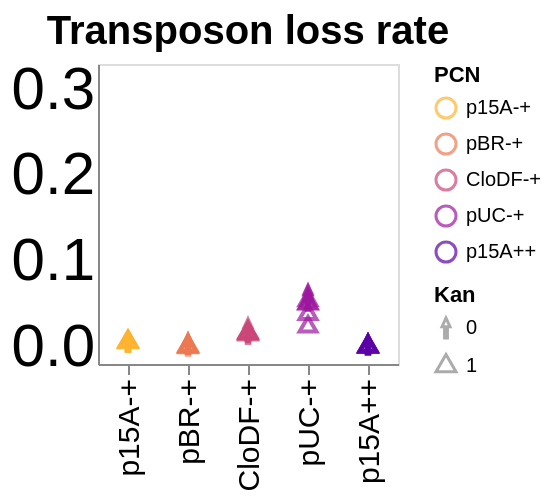

This figure's notebook cell:
### Code cell
# Transposon loss rate per generation

alt.Chart(combined_scatter_DF).mark_point(size=70).encode(
    alt.X("PCN", axis=alt.Axis(labelFontSize=15, titleFontSize=15, grid=False), title=None),
    alt.Y("rate_of_loss_log(transposon copy)", scale=alt.Scale(domain=[-0.02, 0.33]), axis=alt.Axis(labelFontSize=30, titleFontSize=15, ticks=False, grid=False), title=None),
    color=alt.Color('PCN', ).scale(scheme=colorScheme,reverse=True),
    shape=alt.Shape('Kan:O', scale=alt.Scale(range=['arrow', 'triangle']))
).properties(
    width=150,
    height=150
).configure_header(
    labelFontSize=20  # Adjust this value to change the subtitle size
).properties(
    title=alt.TitleParams(
        text='Transposon loss rate',
        fontSize=20,
        fontWeight='bold',
        # color='grey',
        anchor='middle'
    )
).interactive()

### Figure 1 — Vega-Lite specification as saved in the notebook (floating-point values rounded to 4 significant figures)
{"config": {"view": {"continuousWidth": 300, "continuousHeight": 300}, "header": {"labelFontSize": 20}}, "data": {"name": "data-4e3458a76183d149674ceccfc289feb3"}, "mark": {"type": "point", "size": 70}, "encoding": {"color": {"field": "PCN", "scale": {"scheme": "plasma", "reverse": true}, "sort": ["p15A-+", "pBR-+", "CloDF-+", "pUC-+", "p15A++"], "type": "ordinal"}, "shape": {"field": "Kan", "scale": {"range": ["arrow", "triangle"]}, "type": "ordinal"}, "x": {"axis": {"grid": false, "labelFontSize": 15, "titleFontSize": 15}, "field": "PCN", "sort": ["p15A-+", "pBR-+", "CloDF-+", "pUC-+", "p15A++"], "title": null, "type": "ordinal"}, "y": {"axis": {"grid": false, "labelFontSize": 30, "ticks": false, "titleFontSize": 15}, "field": "rate_of_loss_log(transposon copy)", "scale": {"domain": [-0.02, 0.33]}, "title": null, "type": "quantitative"}}, "height": 150, "params": [{"name": "param_1", "select": {"type": "interval", "encodings": ["x", "y"]}, "bind": "scales"}], "title": {"text": "Transposon loss rate", "anchor": "middle", "fontSize": 20, "fontWeight": "bold"}, "width": 150, "$schema": "https://vega.github.io/schema/vega-lite/v5.20.1.json", "datasets": {"data-4e3458a76183d149674ceccfc289feb3": [{"PCN": "p15A-+", "ExpRep": "1", "rate_of_loss_log(transposon copy)": 0.006289, "rate_of_loss_log(plasmid copy)": -0.005102, "rate_of_loss_log(T/P)": -0.008025, "Kan": 1}, {"PCN": "p15A-+", "ExpRep": "2", "rate_of_loss_log(transposon copy)": 0.005654, "rate_of_loss_log(plasmid copy)": -0.001638, "rate_of_loss_log(T/P)": -0.005797, "Kan": 1}, {"PCN": "p15A-+", "ExpRep": "3", "rate_of_loss_log(transposon copy)": 0.005716, "rate_of_loss_log(plasmid copy)": -0.001469, "rate_of_loss_log(T/P)": -0.003795, "Kan": 1}, {"PCN": "p15A-+", "ExpRep": "4", "rate_of_loss_log(transposon copy)": 0.005734, "rate_of_loss_log(plasmid copy)": -0.001952, "rate_of_loss_log(T/P)": -0.003283, "Kan": 1}, {"PCN": "p15A-+", "ExpRep": "5", "rate_of_loss_log(transposon copy)": 0.005035, "rate_of_loss_log(plasmid copy)": -0.002417, "rate_of_loss_log(T/P)": -0.002432, "Kan": 1}, {"PCN": "pBR-+", "ExpRep": "1", "rate_of_loss_log(transposon copy)": 0.0005438, "rate_of_loss_log(plasmid copy)": -0.001107, "rate_of_loss_log(T/P)": 0.001711, "Kan": 1}, {"PCN": "pBR-+", "ExpRep": "2", "rate_of_loss_log(transposon copy)": -0.0005329, "rate_of_loss_log(plasmid copy)": -0.002254, "rate_of_loss_log(T/P)": 0.001697, "Kan": 1}, {"PCN": "pBR-+", "ExpRep": "3", "rate_of_loss_log(transposon copy)": -0.0004653, "rate_of_loss_log(plasmid copy)": -0.001655, "rate_of_loss_log(T/P)": 0.001218, "Kan": 1}, {"PCN": "pBR-+", "ExpRep": "4", "rate_of_loss_log(transposon copy)": 0.0008343, "rate_of_loss_log(plasmid copy)": -0.0009261, "rate_of_loss_log(T/P)": 0.00182, "Kan": 1}, {"PCN": "pBR-+", "ExpRep": "5", "rate_of_loss_log(transposon copy)": 0.00144, "rate_of_loss_log(plasmid copy)": -0.0004953, "rate_of_loss_log(T/P)": 0.002024, "Kan": 1}, {"PCN": "CloDF-+", "ExpRep": "1", "rate_of_loss_log(transposon copy)": 0.01563, "rate_of_loss_log(plasmid copy)": 0.008621, "rate_of_loss_log(T/P)": 0.007591, "Kan": 1}, {"PCN": "CloDF-+", "ExpRep": "2", "rate_of_loss_log(transposon copy)": 0.01434, "rate_of_loss_log(plasmid copy)": 0.01106, "rate_of_loss_log(T/P)": 0.003773, "Kan": 1}, {"PCN": "CloDF-+", "ExpRep": "3", "rate_of_loss_log(transposon copy)": 0.01713, "rate_of_loss_log(plasmid copy)": 0.009048, "rate_of_loss_log(T/P)": 0.008728, "Kan": 1}, {"PCN": "CloDF-+", "ExpRep": "4", "rate_of_loss_log(transposon copy)": 0.01563, "rate_of_loss_log(plasmid copy)": 0.01202, "rate_of_loss_log(T/P)": 0.004306, "Kan": 1}, {"PCN": "CloDF-+", "ExpRep": "5", "rate_of_loss_log(transposon copy)": 0.01572, "rate_of_loss_log(plasmid copy)": 0.0141, "rate_of_loss_log(T/P)": 0.002376, "Kan": 1}, {"PCN": "pUC-+", "ExpRep": "1", "rate_of_loss_log(transposon copy)": 0.03824, "rate_of_loss_log(plasmid copy)": 0.01369, "rate_of_loss_log(T/P)": 0.03294, "Kan": 1}, {"PCN": "pUC-+", "ExpRep": "2", "rate_of_loss_log(transposon copy)": 0.0508, "rate_of_loss_log(plasmid copy)": -0.000161, "rate_of_loss_log(T/P)": 0.06345, "Kan": 1}, {"PCN": "pUC-+", "ExpRep": "3", "rate_of_loss_log(transposon copy)": 0.05028, "rate_of_loss_log(plasmid copy)": -0.002971, "rate_of_loss_log(T/P)": 0.04843, "Kan": 1}, {"PCN": "pUC-+", "ExpRep": "4", "rate_of_loss_log(transposon copy)": 0.02361, "rate_of_loss_log(plasmid copy)": 0.01338, "rate_of_loss_log(T/P)": 0.01058, "Kan": 1}, {"PCN": "pUC-+", "ExpRep": "5", "rate_of_loss_log(transposon copy)": 0.05409, "rate_of_loss_log(plasmid copy)": 0.009432, "rate_of_loss_log(T/P)": 0.03223, "Kan": 1}, {"PCN": "p15A++", "ExpRep": "1", "rate_of_loss_log(transposon copy)": -0.0003865, "rate_of_loss_log(plasmid copy)": -0.0004046, "rate_of_loss_log(T/P)": -0.0003226, "Kan": 1}, {"PCN": "p15A++", "ExpRep": "2", "rate_of_loss_log(transposon copy)": 0.0003412, "rate_of_loss_log(plasmid copy)": 0.002366, "rate_of_loss_log(T/P)": -0.0008668, "Kan": 1}, {"PCN": "p15A++", "ExpRep": "3", "rate_of_loss_log(transposon copy)": 0.0006971, "rate_of_loss_log(plasmid copy)": 0.005703, "rate_of_loss_log(T/P)": -0.003013, "Kan": 1}, {"PCN": "p15A++", "ExpRep": "4", "rate_of_loss_log(transposon copy)": 0.001114, "rate_of_loss_log(plasmid copy)": 0.007021, "rate_of_loss_log(T/P)": -0.003689, "Kan": 1}, {"PCN": "p15A++", "ExpRep": "5", "rate_of_loss_log(transposon copy)": 5.744e-05, "rate_of_loss_log(plasmid copy)": 0.003744, "rate_of_loss_log(T/P)": -0.00313, "Kan": 1}, {"PCN": "p15A-+", "ExpRep": "1", "rate_of_loss_log(transposon copy)": 0.005606, "rate_of_loss_log(plasmid copy)": 0.006861, "rate_of_loss_log(T/P)": -0.01261, "Kan": 0}, {"PCN": "p15A-+", "ExpRep": "2", "rate_of_loss_log(transposon copy)": 0.004895, "rate_of_loss_log(plasmid copy)": 0.001912, "rate_of_loss_log(T/P)": -0.002308, "Kan": 0}, {"PCN": "p15A-+", "ExpRep": "3", "rate_of_loss_log(transposon copy)": 0.00543, "rate_of_loss_log(plasmid copy)": 0.01445, "rate_of_loss_log(T/P)": -0.0209, "Kan": 0}, {"PCN": "p15A-+", "ExpRep": "4", "rate_of_loss_log(transposon copy)": 0.005604, "rate_of_loss_log(plasmid copy)": 0.005181, "rate_of_loss_log(T/P)": -0.006187, "Kan": 0}, {"PCN": "p15A-+", "ExpRep": "5", "rate_of_loss_log(transposon copy)": 0.005177, "rate_of_loss_log(plasmid copy)": 0.002968, "rate_of_loss_log(T/P)": -0.001383, "Kan": 0}, {"PCN": "pBR-+", "ExpRep": "1", "rate_of_loss_log(transposon copy)": 0.002731, "rate_of_loss_log(plasmid copy)": 0.00437, "rate_of_loss_log(T/P)": -0.001509, "Kan": 0}, {"PCN": "pBR-+", "ExpRep": "2", "rate_of_loss_log(transposon copy)": 0.0005467, "rate_of_loss_log(plasmid copy)": 0.002281, "rate_of_loss_log(T/P)": -0.001703, "Kan": 0}, {"PCN": "pBR-+", "ExpRep": "3", "rate_of_loss_log(transposon copy)": 0.004064, "rate_of_loss_log(plasmid copy)": 0.005659, "rate_of_loss_log(T/P)": -0.001409, "Kan": 0}, {"PCN": "pBR-+", "ExpRep": "4", "rate_of_loss_log(transposon copy)": 0.002796, "rate_of_loss_log(plasmid copy)": 0.003696, "rate_of_loss_log(T/P)": -0.0007781, "Kan": 0}, {"PCN": "pBR-+", "ExpRep": "5", "rate_of_loss_log(transposon copy)": 0.003297, "rate_of_loss_log(plasmid copy)": 0.004602, "rate_of_loss_log(T/P)": -0.001144, "Kan": 0}, {"PCN": "CloDF-+", "ExpRep": "1", "rate_of_loss_log(transposon copy)": 0.02183, "rate_of_loss_log(plasmid copy)": 0.02266, "rate_of_loss_log(T/P)": 0.0007768, "Kan": 0}, {"PCN": "CloDF-+", "ExpRep": "2", "rate_of_loss_log(transposon copy)": 0.01603, "rate_of_loss_log(plasmid copy)": 0.0191, "rate_of_loss_log(T/P)": -0.002092, "Kan": 0}, {"PCN": "CloDF-+", "ExpRep": "3", "rate_of_loss_log(transposon copy)": 0.01764, "rate_of_loss_log(plasmid copy)": 0.01992, "rate_of_loss_log(T/P)": -0.001245, "Kan": 0}, {"PCN": "CloDF-+", "ExpRep": "4", "rate_of_loss_log(transposon copy)": 0.01423, "rate_of_loss_log(plasmid copy)": 0.01443, "rate_of_loss_log(T/P)": 0.0008482, "Kan": 0}, {"PCN": "CloDF-+", "ExpRep": "5", "rate_of_loss_log(transposon copy)": 0.01701, "rate_of_loss_log(plasmid copy)": 0.01818, "rate_of_loss_log(T/P)": 0.0001884, "Kan": 0}, {"PCN": "pUC-+", "ExpRep": "1", "rate_of_loss_log(transposon copy)": 0.05341, "rate_of_loss_log(plasmid copy)": 0.03412, "rate_of_loss_log(T/P)": 0.02412, "Kan": 0}, {"PCN": "pUC-+", "ExpRep": "2", "rate_of_loss_log(transposon copy)": 0.05982, "rate_of_loss_log(plasmid copy)": 0.04598, "rate_of_loss_log(T/P)": 0.02123, "Kan": 0}, {"PCN": "pUC-+", "ExpRep": "3", "rate_of_loss_log(transposon copy)": 0.05617, "rate_of_loss_log(plasmid copy)": 0.04049, "rate_of_loss_log(T/P)": 0.02405, "Kan": 0}, {"PCN": "pUC-+", "ExpRep": "4", "rate_of_loss_log(transposon copy)": 0.06117, "rate_of_loss_log(plasmid copy)": 0.05369, "rate_of_loss_log(T/P)": 0.02437, "Kan": 0}, {"PCN": "pUC-+", "ExpRep": "5", "rate_of_loss_log(transposon copy)": 0.05312, "rate_of_loss_log(plasmid copy)": 0.04022, "rate_of_loss_log(T/P)": 0.02093, "Kan": 0}, {"PCN": "p15A++", "ExpRep": "1", "rate_of_loss_log(transposon copy)": 0.002558, "rate_of_loss_log(plasmid copy)": 0.01442, "rate_of_loss_log(T/P)": -0.00887, "Kan": 0}, {"PCN": "p15A++", "ExpRep": "2", "rate_of_loss_log(transposon copy)": 0.00249, "rate_of_loss_log(plasmid copy)": 0.01516, "rate_of_loss_log(T/P)": -0.009858, "Kan": 0}, {"PCN": "p15A++", "ExpRep": "3", "rate_of_loss_log(transposon copy)": 0.002368, "rate_of_loss_log(plasmid copy)": 0.01348, "rate_of_loss_log(T/P)": -0.008228, "Kan": 0}, {"PCN": "p15A++", "ExpRep": "4", "rate_of_loss_log(transposon copy)": 0.001762, "rate_of_loss_log(plasmid copy)": 0.01683, "rate_of_loss_log(T/P)": -0.01321, "Kan": 0}, {"PCN": "p15A++", "ExpRep": "5", "rate_of_loss_log(transposon copy)": 0.001965, "rate_of_loss_log(plasmid copy)": 0.01409, "rate_of_loss_log(T/P)": -0.009751, "Kan": 0}]}}
